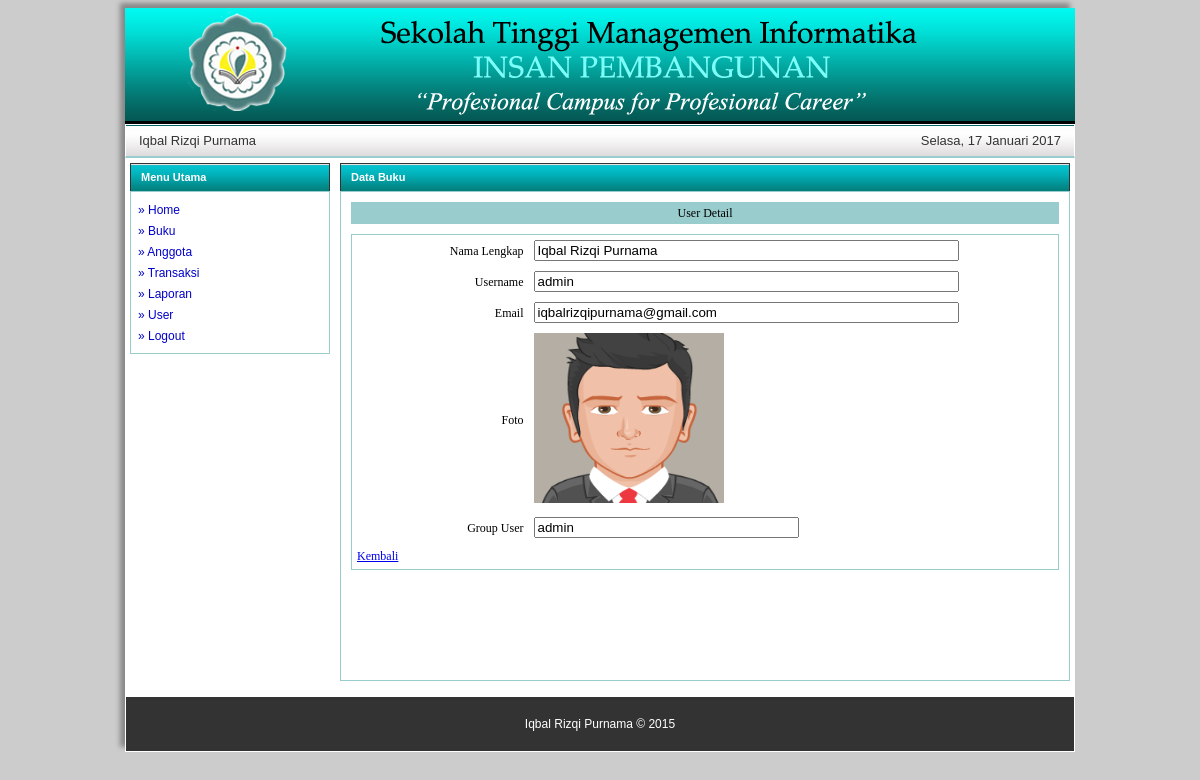
The page /admin/index.php?page=user_detil&id=1 (signed in) on the database its author committed.
### tables this page shows
CREATE TABLE `tbl_user` (
  `id` int(3) NOT NULL,
  `nama` varchar(200) NOT NULL,
  `username` varchar(50) NOT NULL,
  `password` varchar(200) NOT NULL,
  `email` varchar(100) NOT NULL,
  `foto` varchar(50) NOT NULL,
  `level` enum('admin','user') NOT NULL
);

### admin/user_detil.php (the view, shortened to what this page needs)
<div id="menu-tengah">
   	<div id="bg_menu">Data Buku
   	</div>
   	<div id="content_menu">
       <div id="menu_header">
       	<table width="100%" height="100%" style="background-color:#9cc;">
           	<tr>
               	<td align="center">User Detail</td>
               </tr>
           </table>
   	</div>
  	    <div class="table_input">
       <form action="" method="post">
  	      <table width="100%" height="80%" align="center" cellspacing="0" cellpadding="5">
         <?php
           $id	= isset($_GET['id']) ? $_GET['id'] : "";
		$query=mysql_query("SELECT * FROM tbl_user WHERE id='$id'");
		$data=mysql_fetch_array($query);
		?>
  	        <tbody>
           	<tr>
               	<td width="25%" align="right">Nama Lengkap</td>
                   <td><input type="text" name="nama" size="50%" value="<?=$data[1]?>" readonly></td>
               </tr>
               <tr>
               	<td width="20%" align="right">Username</td>
                   <td><input type="text" name="username" size="50%" value="<?=$data[2]?>" readonly></td>
               </tr>
               <tr>
               	<td width="20%" align="right">Email</td>
                   <td><input type="text" name="email" size="50%" value="<?=$data[4]?>" readonly></td>
               </tr>
               <tr>
               	<td width="20%" align="right">Foto</td>
                   <td><img src="../images/<?=$data[5]?>" width="190" height="170"><br>
               </tr>
               <tr>
               	<td width="20%" align="right">Group User</td>
                   <td><input type="text" name="email" size="30%" value="<?=$data[6]?>" readonly></td>
               </tr>
               <tr>
                   <td><a href="?page=user">Kembali</td>
               </tr>
           </tbody>
         </table>
         </form>
	      </div>
  	  </div>
   </div>

### images/style.css (style rules this page uses)
body { background-color: #CCC; font-family:Tahoma, Geneva, sans-serif; font-size: 14px; }
#menu-tengah { margin:5px; width:730px; float:left; }
#bg_menu { background-color: #ccc; background-image:url(../images/menu-biru.gif); border:1px solid #333; border-bottom:0px; padding:7px; padding-left:10px; color:#ffffff; font-weight:bold; font-size:11px; height:13px; }
#content_menu { background-color: #FFF; border: 1px solid #9CC; line-height: 16px; padding: 3px; margin-bottom: 10px; font-size:14px; padding:10px; }
#menu_header { font-size:12px; font-family:Georgia, "Times New Roman", Times, serif; border-collapse: collapse; overflow: hidden; margin-bottom:10px; }
.table_input { background-color:#FFF; font-size:12px; font-family:Georgia, "Times New Roman", Times, serif; border-collapse: collapse; border: 1px solid #9cc; overflow: hidden; margin-bottom:100px; }

### rows shown on the page
tbl_user: nama "Iqbal Rizqi Purnama", username "admin", email "iqbalrizqipurnama@gmail.com", foto (picture), email "admin"

### other values the page prints
$_SESSION['nama'] "Iqbal Rizqi Purnama"
